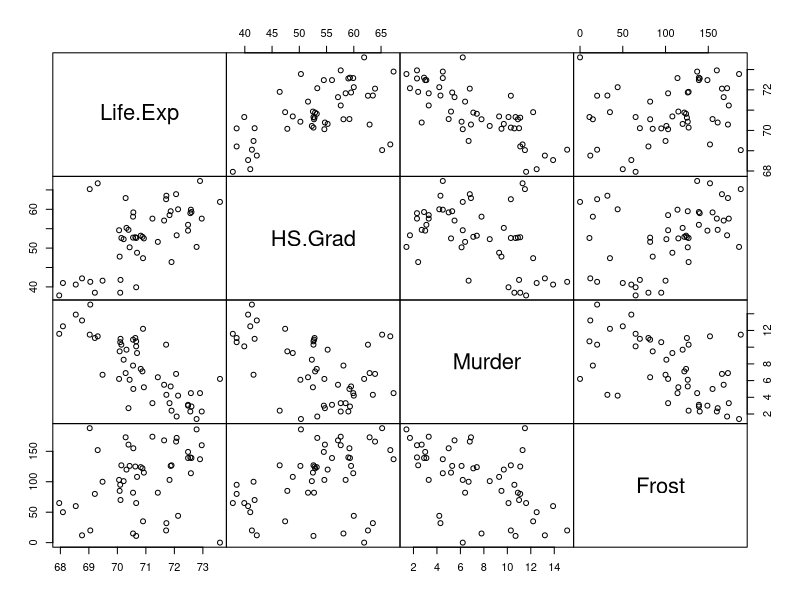
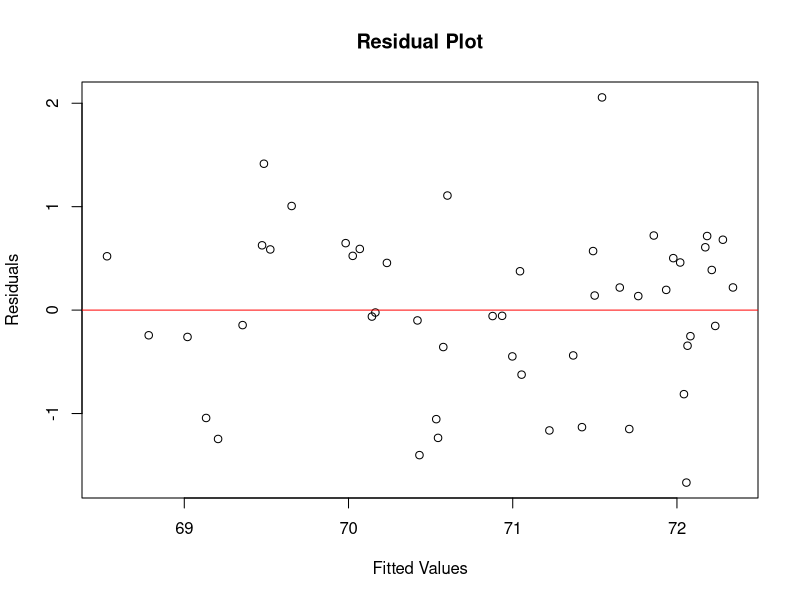
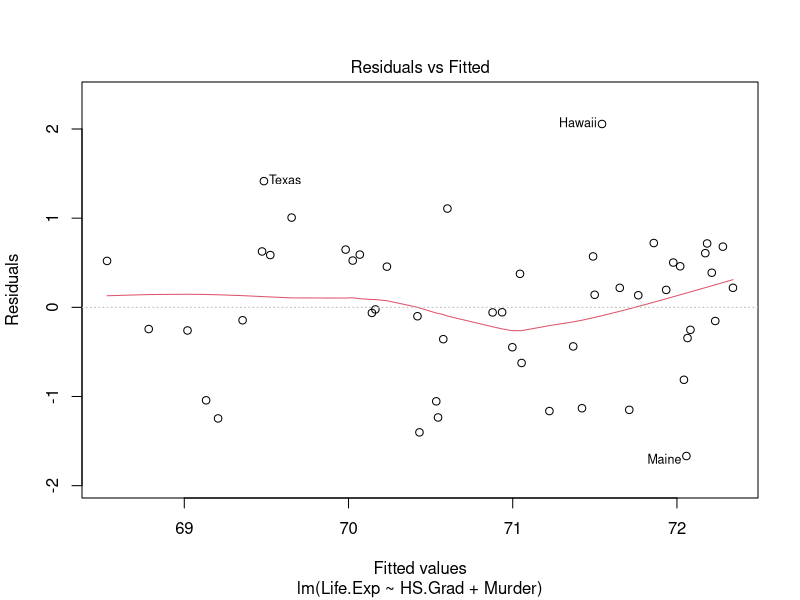
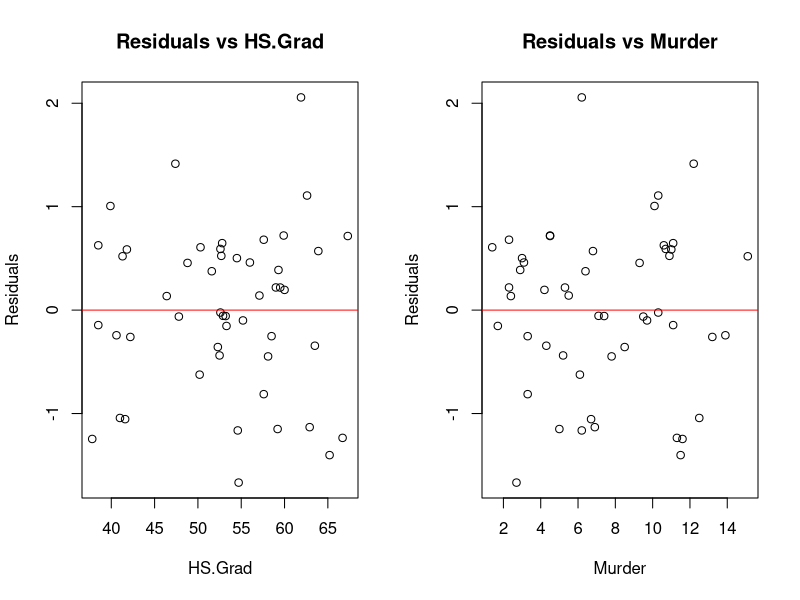
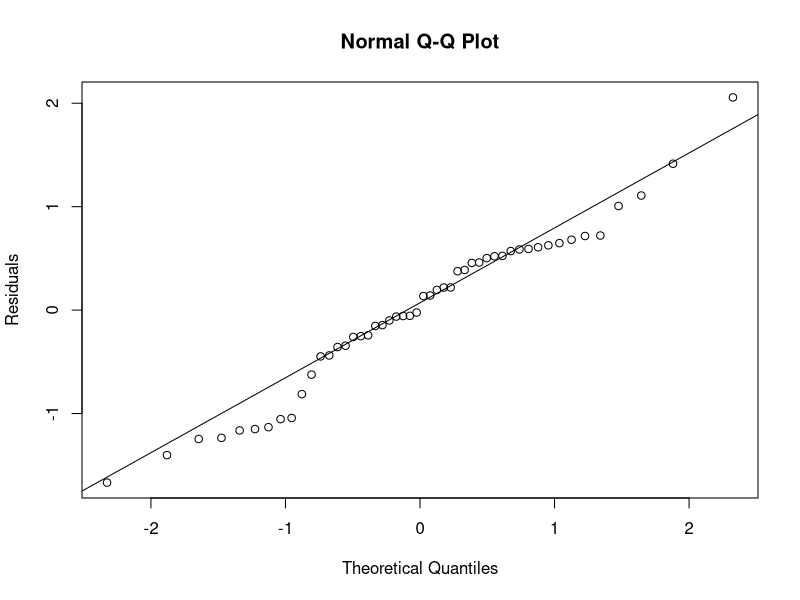
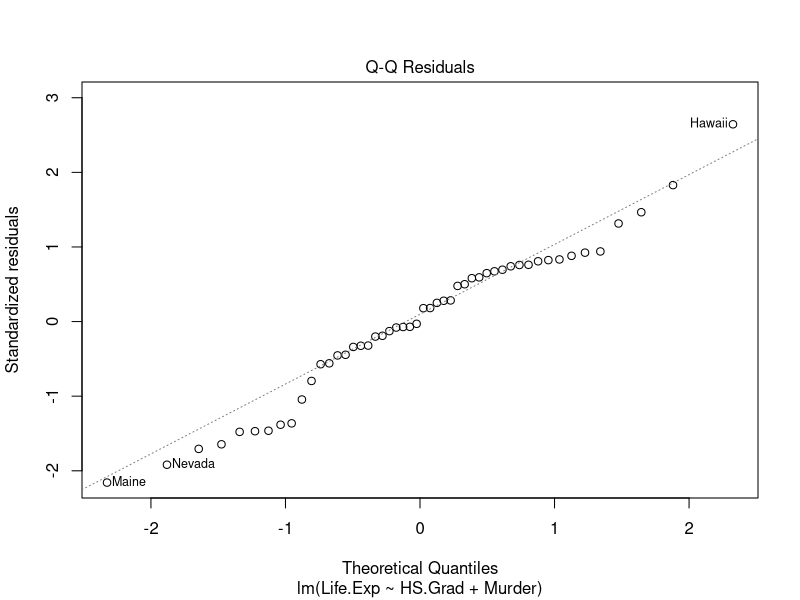
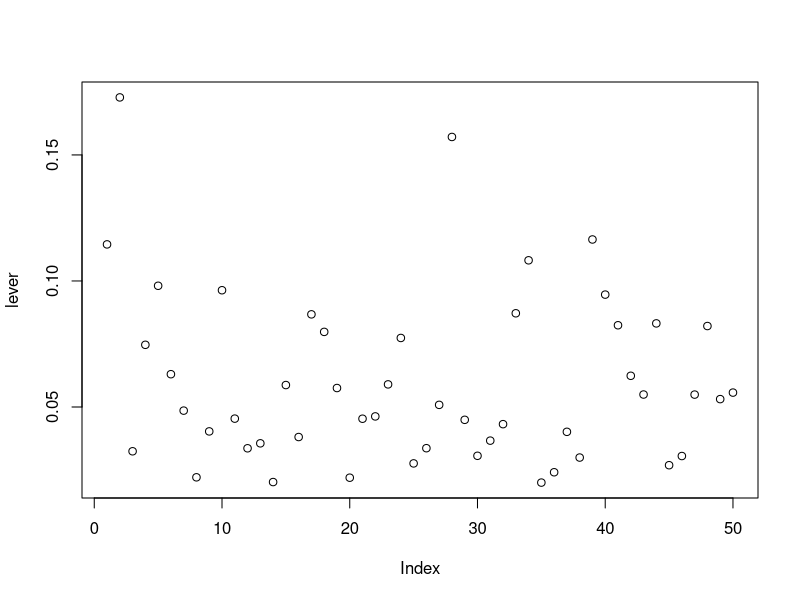
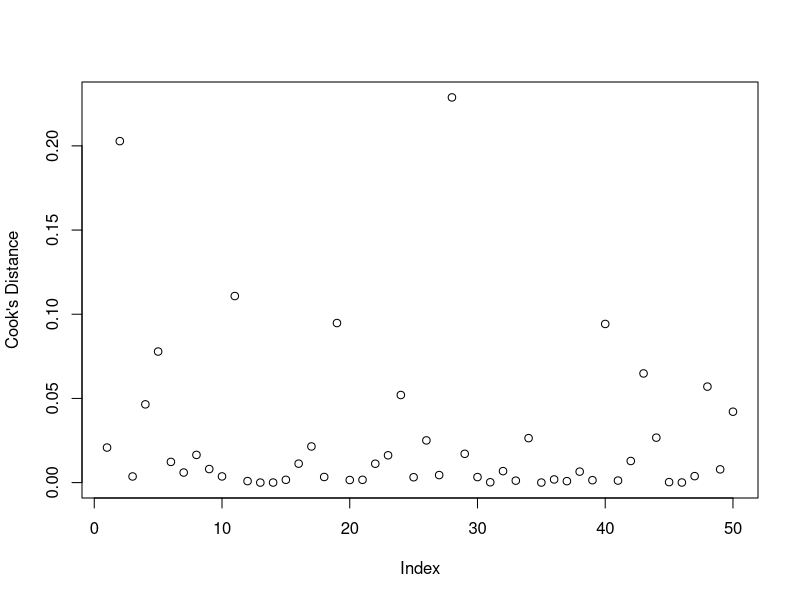

These charts were generated, in order, by the following R code:
## ---- chunk 1
#==========================================================================
#http://r-exercises.com/2017/01/26/multiple-regression-part-2-diagnostics/
#Multiple Regression (Part 2) – Diagnostics
#==========================================================================



#a. Load the state datasets.
data(state)
#b. Convert the state.x77 dataset to a dataframe.
state77 <- as.data.frame(state.x77)
#c. Rename the Life Exp variable to Life.Exp, and HS Grad to HS.Grad. (This avoids problems with referring to these variables when specifying a model.)
names(state77)[4] <- "Life.Exp"
names(state77)[6] <- "HS.Grad"
#d. Produce the correlation matrix.
round(cor(state77), 3) #displays correlations to 3 decimal places
#e. Create a scatterplot matrix for the variables Life.Exp, HS.Grad, Murder, and Frost.
pairs(~ Life.Exp + HS.Grad + Murder + Frost, data = state77, gap=0)


#a. Fit the model with Life.Exp as dependent variable, and HS.Grad and Murder as predictors.
model <- lm(Life.Exp ~ HS.Grad + Murder, data = state77)
summary(model)
#b. Obtain the residuals.
resids <- model$residuals
#c. Obtain the fitted values.
fitted <- model$fitted.values


#a. Create a residual plot (residuals vs. fitted values).
plot(fitted, resids, main = "Residual Plot", xlab = "Fitted Values", ylab = "Residuals")
abline(h = 0, col="red")
#b. Create the same residual plot using the plot command on the lm object from Exercise 2.
plot(model, which = 1)


#Create plots of the residuals vs. each of the predictor variables.
par(mfrow=c(1,2)) # draw the two plots side by side

plot(state77$HS.Grad, resids, main = "Residuals vs HS.Grad", xlab = "HS.Grad", ylab = "Residuals")
abline(h = 0, col = "red")
plot(state77$Murder, resids, main = "Residuals vs Murder", xlab = "Murder", ylab = "Residuals")
abline(h = 0, col = "red")

par(mfrow = c(1,1)) # restore to the default


#a. Create a Normality plot.
qqnorm(resids, ylab = "Residuals")
qqline(resids)
#b. Create the same plot using the plot command on the lm object from Exercise 2.
plot(model, which = 2)


#a. Obtain the studentized residuals.
stzed <- rstudent(model)
#b. Does there appear to be any outliers?
stzed[abs(stzed) >2]


#a. Obtain the leverage value for each observation and plot them.
lever <- hat(model.matrix(model))
plot(lever)
#b. Obtain the conventional threshold for leverage values. Are any observations influential?
  #obtain the threshold
thresh2 <- 2*length(model$coefficients)/length(lever)
  #print leverage values above threshold
lever[lever>thresh2]
  #print corresponding state names
rownames(state77)[which(lever>thresh2)]


#a. Obtain DFFITS values.
dffits1 <- dffits(model)
#b. Obtain the conventional threshold. Are any observations influential?
thresh3 <- 2*sqrt(length(model$coefficients)/length(dffits1))
dffits1[dffits1 > thresh3]
#c. Obtain DFBETAS values.
dfbetas1 <- dfbetas(model)
#d. Obtain the conventional threshold. Are any observations influential?
thresh4 <- 2/sqrt(length(dfbetas1[,1]))
dfbetas1[dfbetas1[,1] > thresh4,1] #for intercept

dfbetas1[dfbetas1[,2] > thresh4,2] #for HS.Grad

dfbetas1[dfbetas1[,3] > thresh4,3] #for Murder


#a. Obtain Cook’s distance values and plot them.
cooksd <- cooks.distance(model)
plot(cooksd, ylab = "Cook's Distance")
#b. Obtain the same plot using the plot command on the lm object from Exercise 2.
plot(model, which=4)
#c. Obtain the threshold value. Are any observations influential?
thresh <- 4/length(resids)
cooksd[cooksd > thresh]


#Create the Influence Plot using a function from the car package.
library(car)
influencePlot(model, main="Influence Plot")










